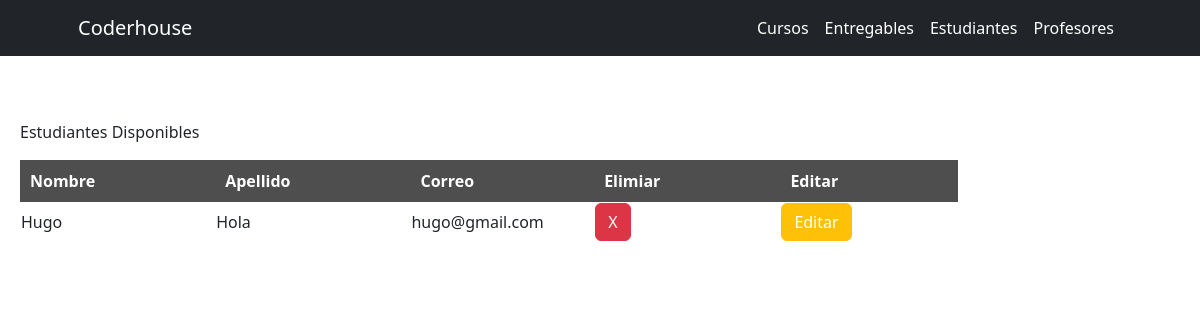
The app's page /AppCoder/estudiantes/, older data.
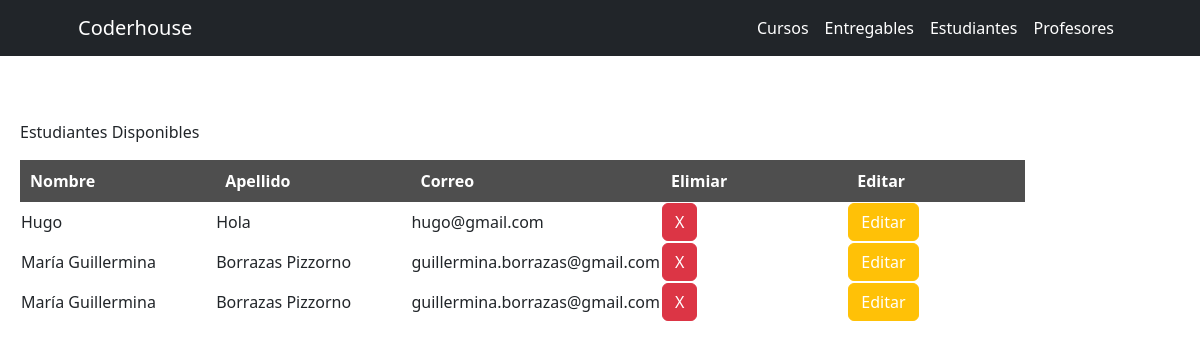
The same page, newer data.
### AppCoder/models.py (models this page shows, shortened)
class Estudiante(models.Model):
    nombre = models.CharField(max_length=30)
    apellido = models.CharField(max_length=30)
    email = models.EmailField()

### AppCoder/views.py (the view)
# urls.py: path('estudiantes/', estudiantes, name="Estudiantes"),
def estudiantes(request):
    Estudiantes = Estudiante.objects.all()
    return(render(request, "AppCoder/estudiantes.html", {"Estudiantes": Estudiantes}))

### AppCoder/templates/AppCoder/estudiantes.html (shortened to what this page needs)
<div>
    {% extends "AppCoder/inicio.html" %}
    {% load static %}
        {% block contenidoQueCambia %}
            <p>Estudiantes Disponibles</p>
            <table id="tableInfoEstudiantes">
                <tr id="tituloTablaEstudiantes">
                    <th>Nombre</th>
                    <th>Apellido</th>
                    <th>Correo</th>
                    <th>Elimiar</th>
                    <th>Editar</th>
                </tr>
                    {% for estudiante in Estudiantes %}
                    <tr>
                        <td>{{estudiante.nombre}}</td>
                        <td>{{estudiante.apellido}}</td>
                        <td>{{estudiante.email}}</td>
                        <td><button class="btn btn-danger btnEliminar"><a href="{% url 'eliminarEstudiante' estudiante.nombre %}">X</a></button></td>
                        <td><button class="btn btn-warning btnEditar"><a href="{% url 'editarEstudiante' estudiante.nombre %}">Editar</a></button></td>
                    </tr>
                    {% endfor %}
            </table>
        {% endblock %}

Row changes from the older to the newer data that the page shows:
added Estudiante: nombre "María Guillermina", apellido "Borrazas Pizzorno", email "guillermina.borrazas@gmail.com"
added Estudiante: nombre "María Guillermina", apellido "Borrazas Pizzorno", email "guillermina.borrazas@gmail.com"
